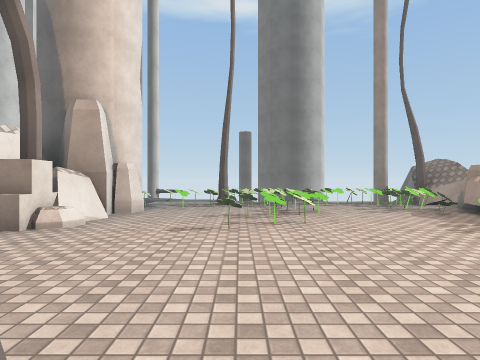
[1] (above)

15 first-person views from a walk through a 3-D level made in the Unity game engine. The camera is 1.4 m above the floor, looks level and sees 75° across. The floor is counted in squares, 2 m on a side. Each view is taken from the middle of a square. On the plan, view 1 faces up. The plan holds only what a view shows up to about 10 squares ahead; the rest is blank. The place goes on beyond the plan. The player is left out. Surface patterns are stand-ins for the level's own textures.

[2]
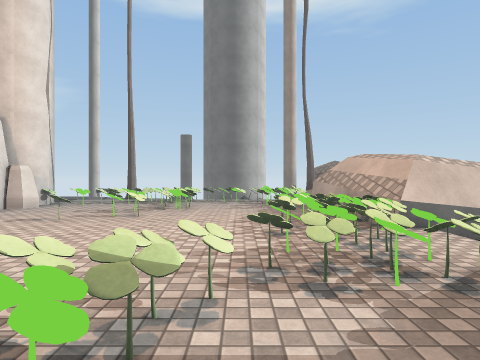

[3]
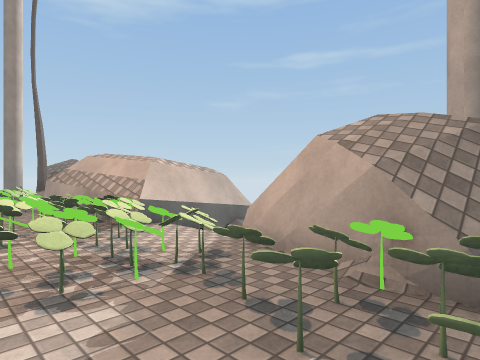

[4]
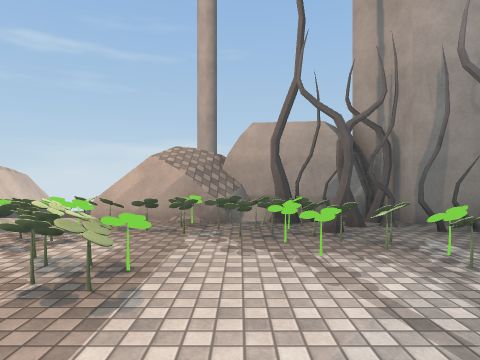

[5]
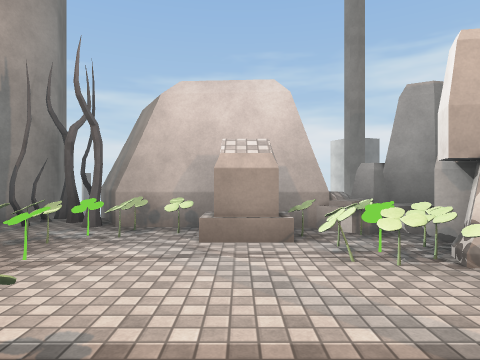

[6]
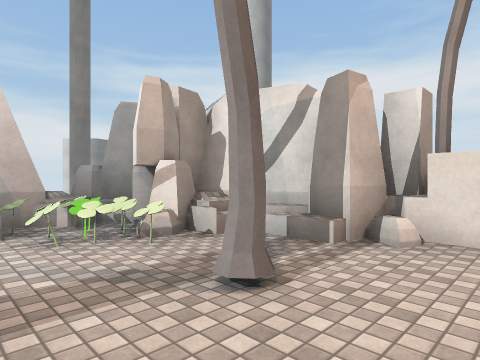

[7]
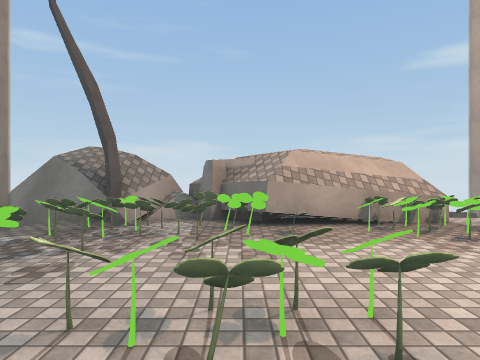

[8]
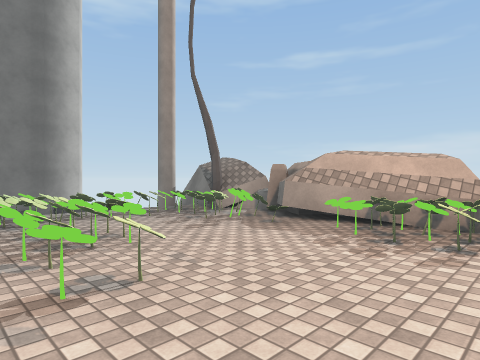

[9]
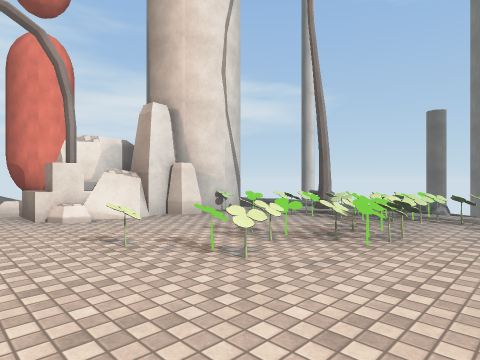

[10]
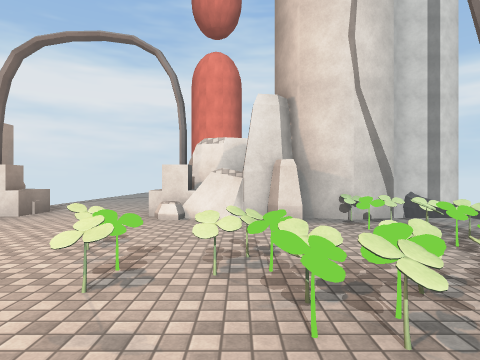

[11]
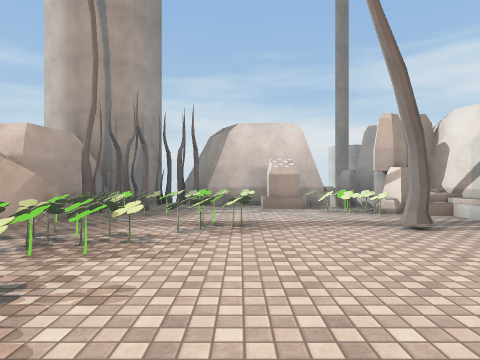

[12]
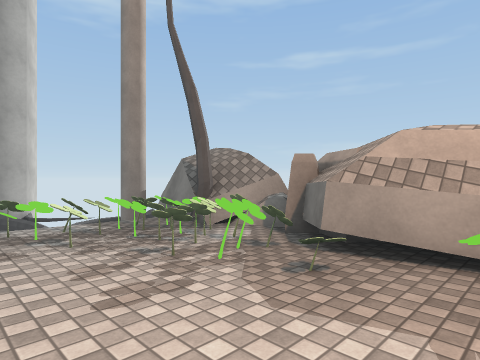

[13]
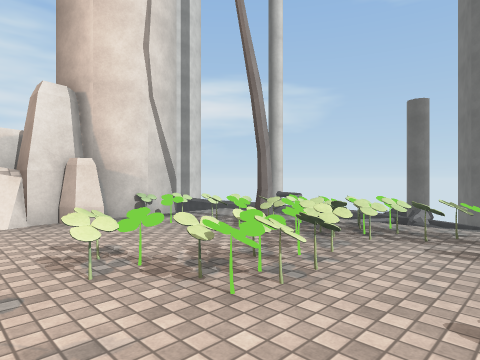

[14]
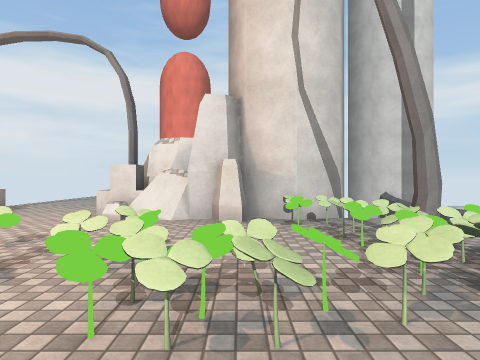

[15]
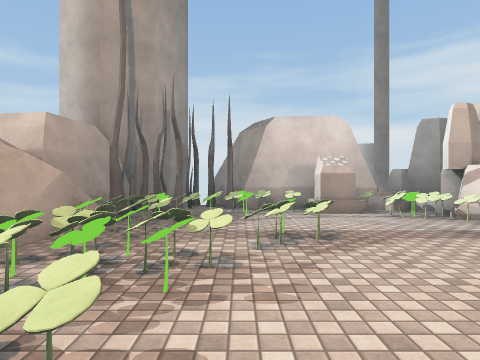

### Floor plan
Points are (right, up) in squares from view 1. A wall is a line through its corners. A room is listed if a view was taken in it or the views show most of it. See-through windows are left out.
Room 1 (views 1, 2, 3, 4, 5, 6, 7, 8, 9, 10, 11, 12, 13, 14, 15)
walls: (-3, 4.5) (-3.5, 4.5); (-2.6, 6) (-2.9, 5.2); (-3, 5) (-3, 4.3); (5, 5.3) (4.8, 6.5); (-2.8, 6.1) (-3.1, 5.2); (-2.8, 6.2) (-2.7, 6.1); (-2.2, 7.1) (-2.4, 6.6); (-3, 1.9) (-3, 0.5) (-2.4, 0.4) (-2.7, -0.4); (-2.7, 6.7) (-2.6, 6.1); (5.6, 3.7) (5.3, 4.9); (-3.5, 5.6) (-3.8, 4.8); (-3.6, 0.8) (-3.6, 0.2); (5.7, 7.2) (5.4, 7.5) (6, 7.9); (5.3, 0) (5.9, 1.8); (-3.1, -0.6) (-2.4, -2.4); (6, 7.7) (6.5, 8.1) (5.4, 9); (-2, -1.9) (-1.3, -1.6); (0.5, -2.6) (1.3, -2.6) (1.3, -3.2); (5.2, 9.4) (5.5, 10.5); (-3.5, 9.2) (-2.9, 8.9) (-2.5, 8) (-2.9, 7.1); (5.2, 9.6) (5.9, 11.5); (5.9, -1.2) (5.4, -0.8); (-0.3, -3.5) (2.9, -3.7) (3.5, -4.9); (-1.1, -4) (-0.8, -4.3); (4.7, -3.4) (4.5, -2.8); (-2.1, -3.8) (-1.4, -4.2); (5.1, -3.5) (4.9, -2.9); (5.1, -3.5) (5.2, -3.3) (5.6, -3.1) (5.9, -0.7); (5, -3.7) (6, -3.3); (4, -4.2) (4.3, -3.5); (4.1, -4.8) (4.5, -4.6); (4.5, -5) (5.2, -3.3)
low walls: (-2.5, 4.9) (-2.7, 4.5); (-2.5, 0.9) (-2.7, 0.5); (-2.2, -0.5) (-2.2, -1.1); (-1.7, -1) (-1.7, -1.6); (5.9, 7.8) (5.6, 8.6); (6, 7.9) (5.8, 8.2); (5.7, -1.9) (5.5, -1.2)
ways out: opening at (-3.5, 2.5)
objects: other object (-2, 8); other object (-1, -3); other object (-1, -2); other object (-1, -1); other object (-1, 8); other object (-1, 9); other object (0, -3); other object (0, -2); other object (0, 4); other object (0, 6); other object (0, 8); other object (0, 9); other object (1, 5); other object (1, 6); other object (1, 7); other object (1, 8); other object (1, 9); other object (1, 10); other object (2, -3); other object (2, 0); other object (2, 6); other object (2, 7); other object (2, 9); other object (2, 10); other object (3, -3); other object (3, -2); other object (3, 1); other object (3, 9); other object (3, 10); other object (4, -3); other object (4, -2); other object (4, -1); other object (4, 0); other object (4, 1); other object (4, 2); other object (4, 3); other object (4, 4); other object (4, 5); other object (4, 6); other object (4, 7); other object (4, 8); other object (4, 9); other object (4, 10); other object (5, -2); other object (5, -1); other object (5, 0); other object (5, 1); other object (5, 2); other object (5, 3); other object (5, 4); other object (5, 5); other object (5, 7); other object (5, 8); other object (5, 9)

Positions as (right, up) in squares from view 1, and headings:
1: (0, 0), facing up
2: (3, -1), facing up
3: (3, -1), facing up-right
4: (0, -1), facing right
5: (1, 1), facing down
6: (1, 2), facing down-left
7: (0, 7), facing right
8: (0, 3), facing up-right
9: (3, 3), facing up-left
10: (3, 6), facing left
11: (2, 5), facing down
12: (2, 5), facing up-right
13: (3, 5), facing up-left
14: (3, 7), facing left
15: (3, 4), facing down
